Frame 1 (no input): blank canvas, image omitted
Frame 60 (no input): blank canvas, image omitted
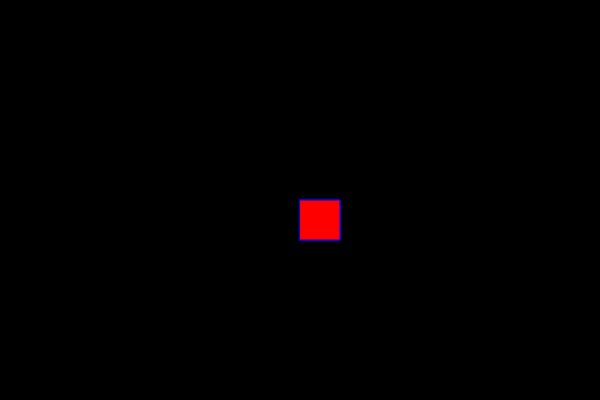
Frame 120 (the mouse pressed at the canvas centre since frame 60)

The p5.js sketch whose frames 1 and 60 were blank and that drew this single picture after the mouse press (run headless with seeded random() and noise() and a simulated clock; from frame 60 on, the mouse is pressed at the canvas centre):

// p5.js sketch
// ── sketch.js
function setup() {
  createCanvas(600, 400);
   background("black");
}

function draw() {
  stroke("blue");
  fill("red");
if(mouseIsPressed){
 rect(mouseX , mouseY ,40 ,40);
}
}
